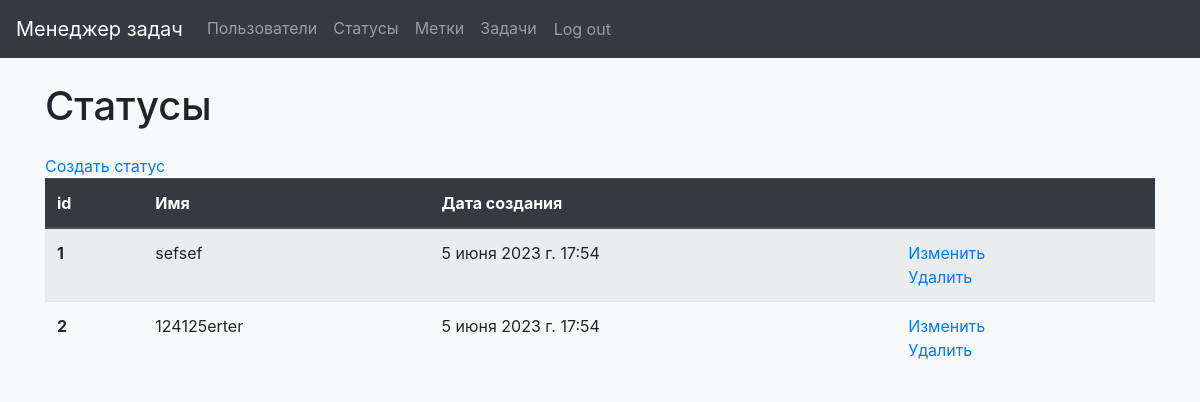
Screenshot of /statuses/ (signed in) with the database file from the repository.
### task_manager/statuses/models.py (models this page shows, shortened)
class Status(models.Model):
    status_name = models.CharField(max_length=250)
    created_at = models.DateTimeField(auto_now_add=True)

### task_manager/statuses/views.py (the view)
# urls.py: path('', StatusesList.as_view(), name='statuses'),
class StatusesList(View):
    def get(self, request, *args, **kwargs):
        if request.user.is_authenticated:
            statuses = Status.objects.all()
            return render(request, 'statuses/statuses.html', context={
                "statuses": statuses,
            })
        messages.error(request, gettext('You are not authorized! Please sign in.'))
        return redirect('/login')

### task_manager/templates/statuses/statuses.html (shortened to what this page needs)
{% extends 'navbar.html' %}
{% load i18n %}
{% block content %}
<body class="bg-light">
  <div class="container wrapper flex-grow-1">
      <h1 class="my-4">{% trans 'Statuses' %}</h1>
      <a href="{% url 'create_status' %}">{% trans 'Create status' %}</a>
        <table class="table table-striped">
          <thead class="thead-dark">
            <tr>
              <th scope="col">id</th>
              <th scope="col">{% trans 'Name' %}</th>
              <th scope="col">{% trans 'Date of creation' %}</th>
              <th scope="col"> </th>
            </tr>
          </thead>
          <tbody>
          {% for status in statuses %}
            <tr>
              <th scope="row">{{ status.id }}</th>
              <td>{{ status.status_name }}</td>
              <td>{{ status.created_at }}</td>
              <td>
                <a href="{% url 'update_status' id=status.id%}">{% trans 'Update' %}</a>
                    <br>
                <a href="{% url 'delete_status' id=status.id%}">{% trans 'Delete' %}</a>
              </td>
            </tr>
          {% endfor %}
          </tbody>
        </table>
  </div>
</body>
{% endblock %}

### rows the page displays
Status: id "1", status_name "sefsef", created_at "5 июня 2023 г. 17:54"
Status: id "2", status_name "124125erter", created_at "5 июня 2023 г. 17:54"
